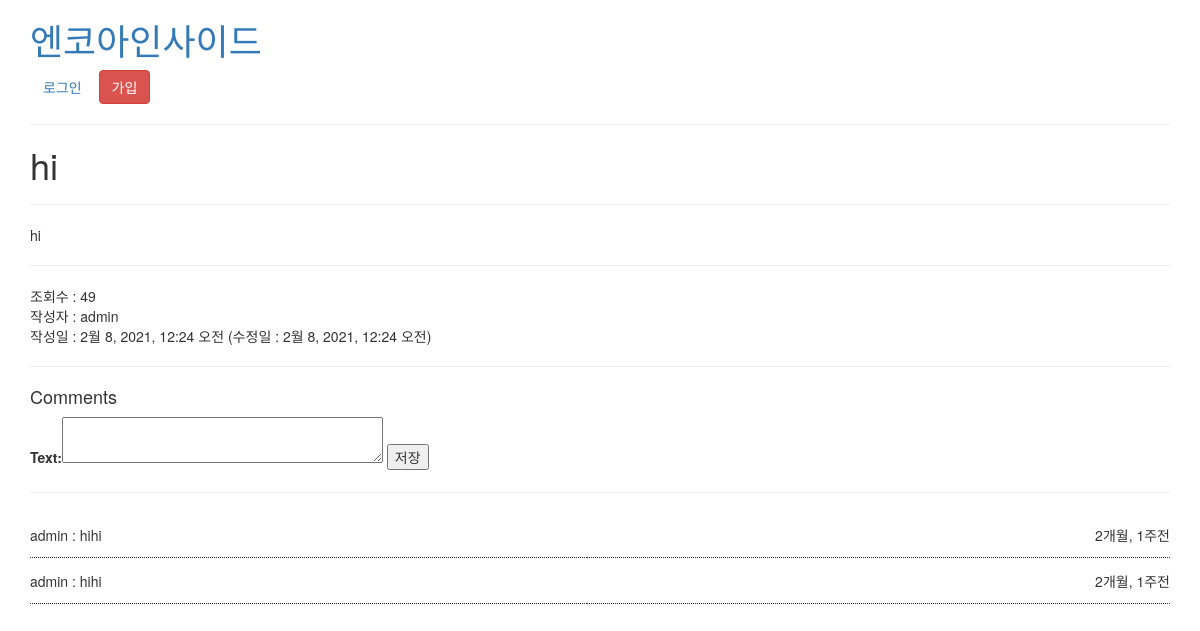
The app's page /boards/1/ with its own data.
### boards/models.py (models this page shows, shortened)
class Post(models.Model):
    author = models.ForeignKey(settings.AUTH_USER_MODEL, on_delete=models.CASCADE)
    belong = models.ForeignKey('boards.Board', on_delete=models.CASCADE)
    published_date = models.DateTimeField(auto_now_add=True)
    updated_date = models.DateTimeField(auto_now=True, auto_now_add=False)
    title = models.CharField(max_length=200)
    content = models.TextField()
    image = models.ImageField(blank=True, null=True)
    view_count = models.PositiveSmallIntegerField(default = 0)
    class Meta:
        ordering = ('-published_date',)

class Comment(models.Model):
    post = models.ForeignKey(Post, on_delete=models.CASCADE, related_name='comments')
    author = models.ForeignKey(settings.AUTH_USER_MODEL,on_delete=models.CASCADE)
    text = models.TextField()
    created_date = models.DateTimeField(default=timezone.now)
    approved_comment = models.BooleanField(default=False)

### boards/views.py (the view)
# urls.py: path('<int:pk>/',views.PostDetailView.as_view(), name='post_detail'),
class PostDetailView(DetailView):
    model = Post
    def get_object(self, queryset=None):
        pk = self.kwargs['pk']
        Post.objects.filter(pk=pk).update(view_count=F('view_count')+1)
        return super().get_object(queryset=queryset)
    def get_context_data(self, **kwargs):
        context = super().get_context_data(**kwargs)
        context['comment_form']=CommentForm
        return context

### boards/models.py (called while the page is built)
    def __str__(self):
        return self.board_name

### boards/templates/boards/post_detail.html (shortened to what this page needs)
{%extends "layout.html"%}
{%block content%}
<h1>{{post.title}}</h1><hr>
<p>{{post.content}}</p>
<hr>
조회수 : {{post.view_count}}<br>
작성자 : {{post.author}}<br>
작성일 : {{post.published_date}} (수정일 : {{post.updated_date}})
<hr>
<h4>Comments</h4>
    <form action="{%url 'boards:comment_new' post.pk%}"method="post" >
        {{comment_form}}
        <input type="submit" value="저장">
    </form>
<hr>
{% for comment in post.comments.all %}
  <table class="comments">
      <tr style="height: 45px;">
          <td>{{comment.author}} : {{comment.text}}</td>
          <td style="text-align: right; margin-top:10px;">
            {{comment.created_date|timesince}}전
            </td>
      </tr>
  </table>
{% endfor %}
{%endblock%}

### templates/layout.html (style rules this page uses)
.comments { border-collapse: collapse; width: 100%; }
tr { border-bottom: 1px dotted rgb(52, 40, 54); }

### records on screen
Post: title "hi", content "hi", view_count "49", author "admin", published_date "2월 8, 2021, 12:24 오전", updated_date "2월 8, 2021, 12:24 오전"
Comment: author "admin", text "hihi", created_date "2개월, 1주"
Comment: author "admin", text "hihi", created_date "2개월, 1주"
